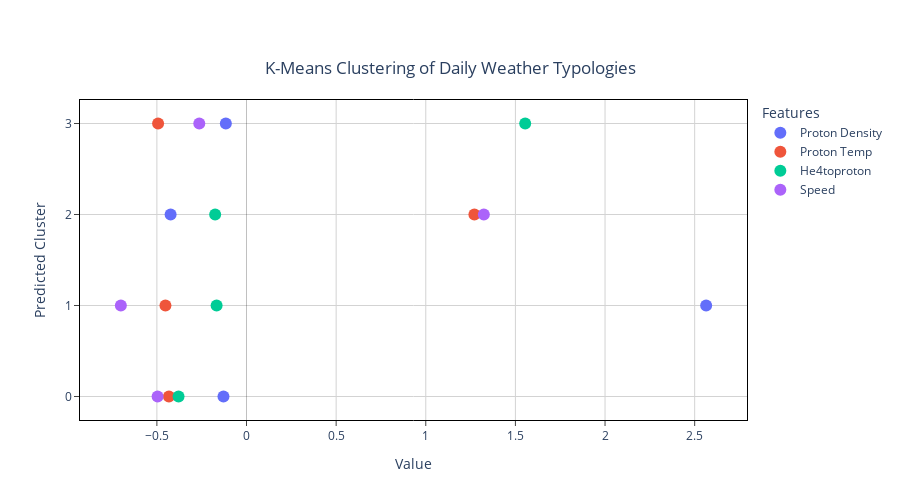

Write notebook code for a chart like this one.
### Code cell
Pcenters = pd.melt(P, id_vars=["prediction"], var_name="var", value_name="val")
Pcenters["prediction"] = Pcenters["prediction"].astype(str)
fig = px.scatter(
    Pcenters,
    x="val",
    y="prediction",
    color="var",
    labels=dict(val="Value", var="Features", prediction="Predicted Cluster"),
    title="K-Means Clustering of Daily Weather Typologies",
)
fig.update_layout(
    plot_bgcolor="white",
    autosize=False,
    width=900,
    height=500,
    title={"x": 0.5, "xanchor": "center", "y": 0.875},
)
fig.update_xaxes(
    mirror=True,
    ticks="outside",
    showline=True,
    linecolor="black",
    zerolinecolor="black",
    zerolinewidth=0.25,
    gridcolor="lightgrey",
)
fig.update_yaxes(
    mirror=True,
    ticks="outside",
    showline=True,
    linecolor="black",
    zerolinecolor="black",
    gridcolor="lightgrey",
)
fig.update_traces(marker=dict(size=12))

### Figure 1 — Plotly figure (JSON) as saved in the notebook; plotly's stock layout.template omitted (floating-point values rounded to 4 significant figures)
{"data": [{"hovertemplate": "Features=Proton Density<br>Value=%{x}<br>Predicted Cluster=%{y}<extra></extra>", "legendgroup": "Proton Density", "marker": {"color": "#636efa", "size": 12, "symbol": "circle"}, "mode": "markers", "name": "Proton Density", "orientation": "h", "showlegend": true, "type": "scatter", "x": [-0.1286, 2.564, -0.4234, -0.1154], "xaxis": "x", "y": ["0", "1", "2", "3"], "yaxis": "y"}, {"hovertemplate": "Features=Proton Temp<br>Value=%{x}<br>Predicted Cluster=%{y}<extra></extra>", "legendgroup": "Proton Temp", "marker": {"color": "#EF553B", "size": 12, "symbol": "circle"}, "mode": "markers", "name": "Proton Temp", "orientation": "h", "showlegend": true, "type": "scatter", "x": [-0.4329, -0.4522, 1.271, -0.4933], "xaxis": "x", "y": ["0", "1", "2", "3"], "yaxis": "y"}, {"hovertemplate": "Features=He4toproton<br>Value=%{x}<br>Predicted Cluster=%{y}<extra></extra>", "legendgroup": "He4toproton", "marker": {"color": "#00cc96", "size": 12, "symbol": "circle"}, "mode": "markers", "name": "He4toproton", "orientation": "h", "showlegend": true, "type": "scatter", "x": [-0.379, -0.1668, -0.1749, 1.555], "xaxis": "x", "y": ["0", "1", "2", "3"], "yaxis": "y"}, {"hovertemplate": "Features=Speed<br>Value=%{x}<br>Predicted Cluster=%{y}<extra></extra>", "legendgroup": "Speed", "marker": {"color": "#ab63fa", "size": 12, "symbol": "circle"}, "mode": "markers", "name": "Speed", "orientation": "h", "showlegend": true, "type": "scatter", "x": [-0.496, -0.701, 1.324, -0.2635], "xaxis": "x", "y": ["0", "1", "2", "3"], "yaxis": "y"}], "layout": {"autosize": false, "height": 500, "legend": {"title": {"text": "Features"}, "tracegroupgap": 0}, "plot_bgcolor": "white", "title": {"text": "K-Means Clustering of Daily Weather Typologies", "x": 0.5, "xanchor": "center", "y": 0.875}, "width": 900, "xaxis": {"anchor": "y", "domain": [0, 1], "gridcolor": "lightgrey", "linecolor": "black", "mirror": true, "showline": true, "ticks": "outside", "title": {"text": "Value"}, "zerolinecolor": "black", "zerolinewidth": 0.25}, "yaxis": {"anchor": "x", "domain": [0, 1], "gridcolor": "lightgrey", "linecolor": "black", "mirror": true, "showline": true, "ticks": "outside", "title": {"text": "Predicted Cluster"}, "zerolinecolor": "black"}}}
